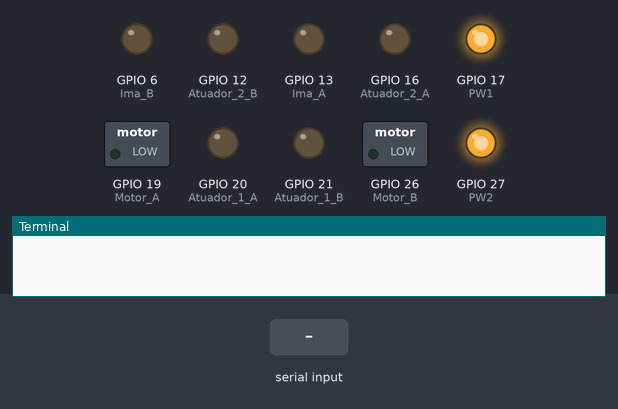
This program was run on a simulated Raspberry Pi (BCM pin numbers). Parts: switched loads named in the program (green lamp = pin HIGH), output pins drawn as LEDs (lit = HIGH), the last lines printed to the terminal. The test bench sets the inputs (shaded band). The clock reads 2024-03-15 10:24:30 at power-on unless the program sets it.

Above: at 1.2 s.
1.3 s: "5\n" received over the second serial link
At 2.5 s:
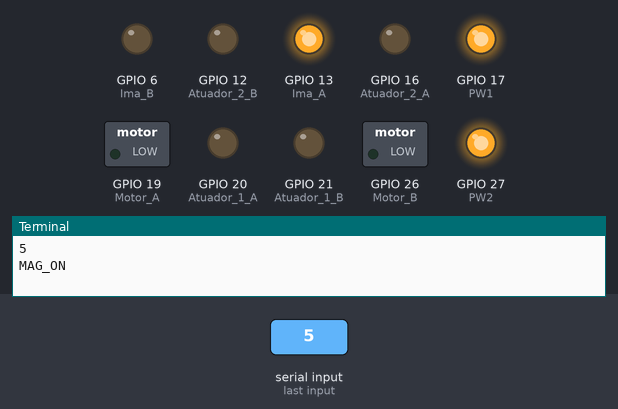
2.8 s: "9\n" received over the second serial link
At 3.7 s:
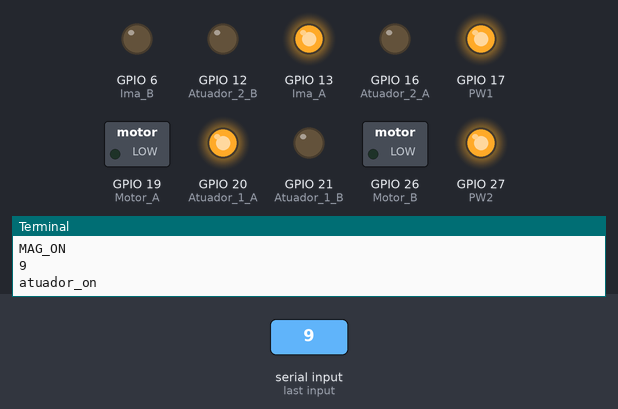
4.3 s: "6\n" received over the second serial link
At 4.9 s:
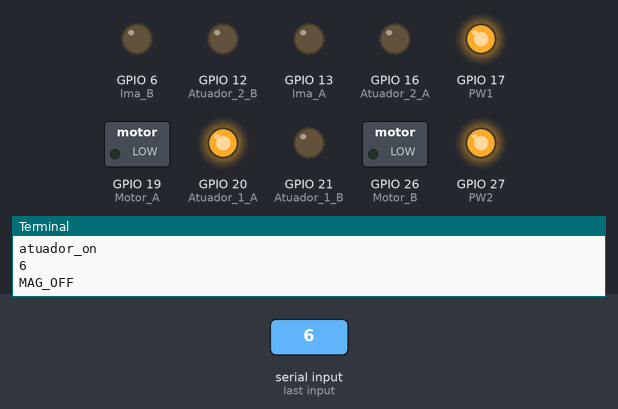
5.8 s: "0\n" received over the second serial link
At 7.0 s:
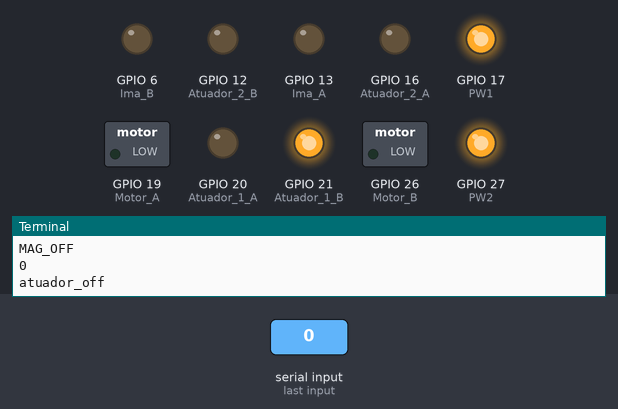
7.3 s: "2\n" received over the second serial link
At 8.2 s:
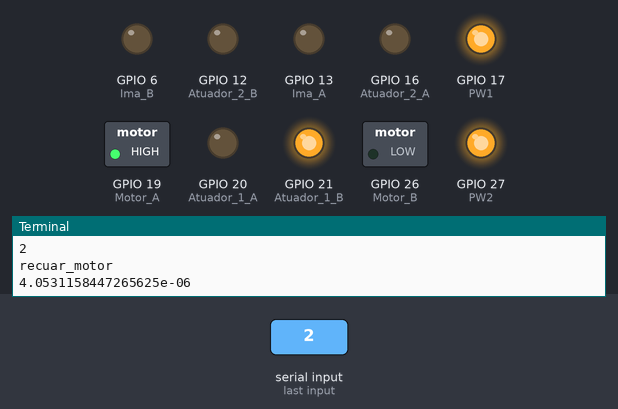
8.8 s: "5\n" received over the second serial link
At 9.4 s:
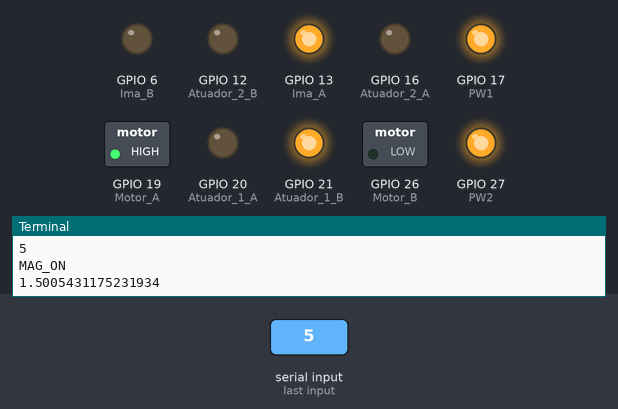
Timing chart, 0 to 11.3 s (numbered marks = the images above; inputs shaded):
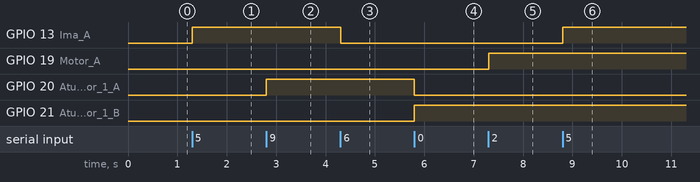

Measured:
- after the input at 1.3 s, GPIO 13 (Ima_A): LOW → HIGH at once
- after the input at 2.8 s, GPIO 20 (Atuador_1_A): LOW → HIGH at once
- after the input at 4.3 s, GPIO 13 (Ima_A): HIGH → LOW at once
- after the input at 5.8 s, GPIO 20 (Atuador_1_A): HIGH → LOW at once; GPIO 21 (Atuador_1_B): LOW → HIGH at once
- after the input at 7.3 s, GPIO 19 (Motor_A): LOW → HIGH at once
- after the input at 8.8 s, GPIO 13 (Ima_A): LOW → HIGH at once

The program:

gpio_raspberry__1_.py
```python
# gpio raspberry
import serial
import RPi.GPIO as GPIO
from time import *

flag = False
flag_2= False
flag_a1 = False
flag_a2 = False
flag_2 = False

GPIO.setmode(GPIO.BCM)
GPIO.setwarnings(False)

lora_receiver = serial.Serial('/dev/ttyUSB0', 115200)

# DEFINE AS SAIDAS

Atuador_1_A = 20 #ATUADOR MENOR
Atuador_1_B = 21 #ATUADOR MENOR
Atuador_2_A = 16 #ATUADOR MAIOR
Atuador_2_B = 12 #ATUADOR MAIOR
Motor_A = 19 #MOTOR PARAFUSADEIRA
Motor_B = 26 #MOTOR PARAFUSADEIRA
Ima_A = 13 #FECHADURA MAGNETICA
Ima_B = 6 #FECHADURA MAGNETICA
PW1 = 17
PW2 = 27
# SETA TODAS AS SAIDAS

GPIO.setup(Atuador_1_A, GPIO.OUT)
GPIO.setup(Atuador_1_B, GPIO.OUT)
GPIO.setup(Atuador_2_A, GPIO.OUT)
GPIO.setup(Atuador_2_B, GPIO.OUT)
GPIO.setup(Motor_A, GPIO.OUT)
GPIO.setup(Motor_B, GPIO.OUT)
GPIO.setup(Ima_A, GPIO.OUT)
GPIO.setup(Ima_B, GPIO.OUT)
GPIO.setup(PW1, GPIO.OUT)
GPIO.setup(PW2, GPIO.OUT)
# INICIA TODOS EM OFF

GPIO.output(Atuador_1_B, 0)
GPIO.output(Atuador_2_A, 0)
GPIO.output(Atuador_1_A, 0)
GPIO.output(Atuador_2_B, 0)
GPIO.output(Motor_A, 0)
GPIO.output(Motor_B, 0)
GPIO.output(Ima_A, 0)
GPIO.output(Ima_B, 0)

GPIO.output(PW1, 1)
GPIO.output(PW2, 1)

try:
    while True:

        recebe = lora_receiver.readline()
        a = int(recebe.decode("utf8"))
        print(a)

        if(a == 3):
        #if(a == 3):
            print("procedimento instalacao esfera")

        elif(a == 5):
            print("MAG_ON")
            GPIO.output(Ima_A, GPIO.HIGH)
            GPIO.output(Ima_B, GPIO.LOW)

        elif(a == 6):
            print("MAG_OFF")
            GPIO.output(Ima_A, GPIO.LOW)
            GPIO.output(Ima_B, GPIO.LOW)

        elif(a == 9):
            print("atuador_on")
            GPIO.output(Atuador_1_A, GPIO.HIGH)
            GPIO.output(Atuador_1_B, GPIO.LOW)

        elif(a == 0):
            print("atuador_off")
            GPIO.output(Atuador_1_A, GPIO.LOW)
            GPIO.output(Atuador_1_B, GPIO.HIGH)

        if(a == 2):
            print("recuar_motor")
            # Write_Velocity(DXL_ID_1, -150)

            GPIO.output(Motor_A, GPIO.HIGH)
            GPIO.output(Motor_B, GPIO.LOW)
            flag_2 = True
            ms = time()

        if (flag_2 == True):
            print(time() - ms)
            if(time()-ms > 2):
                print("time-ok")
                GPIO.output(Motor_A, GPIO.LOW)
                GPIO.output(Motor_B, GPIO.LOW)
                flag_2 = False

        elif(a == 1):
            print("avancar_motor")
            # Write_Velocity(DXL_ID_1, -150)
            GPIO.output(Motor_A, GPIO.LOW)
            GPIO.output(Motor_B, GPIO.HIGH)
            flag = True
            ms = time()

        elif (flag == True):
            print(time() - ms)
            if(time()-ms > 1):
                print("time-ok")
                GPIO.output(Motor_A, GPIO.LOW)
                GPIO.output(Motor_B, GPIO.LOW)
                flag = False

        elif(a == 8):
            print("AT2_ON")
            GPIO.output(Atuador_2_A, GPIO.HIGH)
            GPIO.output(Atuador_2_B, GPIO.LOW)
            flag_a1 = True
            ms = time()

        elif (flag_a1 == True):
            print(time() - ms)
            if(time()-ms > 0.5):
                print("time-ok")
                GPIO.output(Atuador_2_A, GPIO.LOW)
                GPIO.output(Atuador_2_B, GPIO.LOW)
                flag_a1 = False

        elif(a == 7):
            print("AT2_OFF")
            GPIO.output(Atuador_2_A, GPIO.LOW)
            GPIO.output(Atuador_2_B, GPIO.HIGH)
            flag_a2 = True
            ms = time()

        elif (flag_a2 == True):
            print(time() - ms)
            if(time()-ms > 0.5):
                print("time-ok")
                GPIO.output(Atuador_2_A, GPIO.LOW)
                GPIO.output(Atuador_2_B, GPIO.LOW)
                flag_a2 = False

        a = 99

except KeyboardInterrupt:
    pass

GPIO.cleanup()
```
